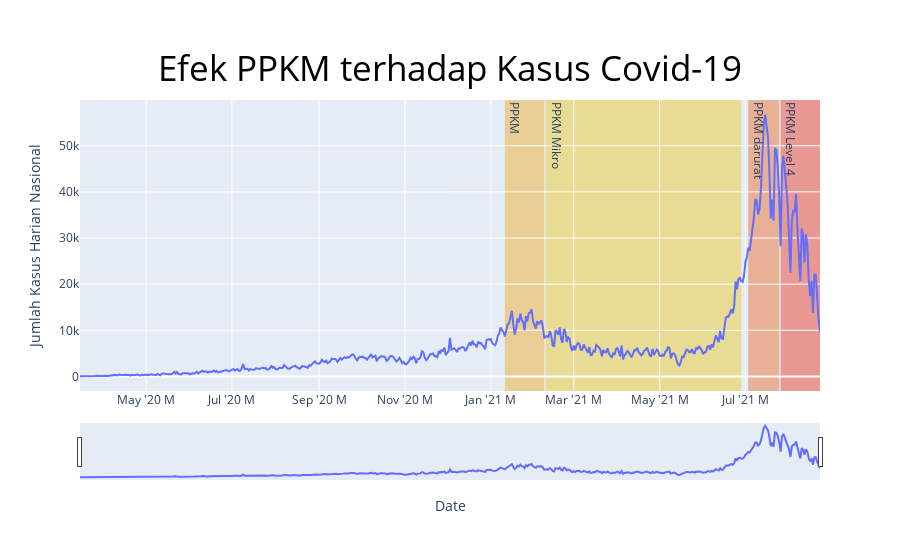

Notebook code cell kept with this figure:
### Code cell
# fig,ax=plt.subplots(figsize=(16,6))

fig = px.line(daily_cases,x= daily_cases.index ,y='Kasus_Aktif_Nasional',
             labels= {"Kasus_Aktif_Nasional" : "Jumlah Kasus Harian Nasional"},
              title="Efek PPKM terhadap Kasus Covid-19")
#               range_x=['2021-01-01','2021-08-23']
fig.update_layout(
    title_font_color="black",
    title_font_size=35,
    title={'y':0.9,
            'x':0.5})

fig.update_xaxes(
    rangeslider_visible=True,
    tickformatstops = [
        dict(dtickrange=[None, 1000], value="%H:%M:%S.%L ms"),
        dict(dtickrange=[1000, 60000], value="%H:%M:%S s"),
        dict(dtickrange=[60000, 3600000], value="%H:%M m"),
        dict(dtickrange=[3600000, 86400000], value="%H:%M h"),
        dict(dtickrange=[86400000, 604800000], value="%e. %b d"),
        dict(dtickrange=[604800000, "M1"], value="%e. %b w"),
        dict(dtickrange=["M1", "M12"], value="%b '%y M"),
        dict(dtickrange=["M12", None], value="%Y Y")
    ]
)

fig.add_vrect(
    x0="2021-01-11", x1="2021-02-08",
    fillcolor="#ebb134", opacity=0.5,
    layer="below", line_width=0,
    annotation_text="PPKM",
    annotation_position="top left",
    
),
fig.add_vrect(
    x0="2021-02-09", x1="2021-06-28",
    fillcolor="#ebcc34", opacity=0.5,
    layer="below", line_width=0,
    annotation_text="PPKM Mikro",
    annotation_position="top left"
),
fig.add_vrect(
    x0="2021-07-03", x1="2021-07-25",
    fillcolor="#eb7734", opacity=0.5,
    layer="below", line_width=0,
    annotation_text="PPKM darurat",
    annotation_position="top left"
),
fig.add_vrect(
    x0="2021-07-26", x1="2021-08-23",
    fillcolor="#eb4934", opacity=0.5,
    layer="below", line_width=0,
    annotation_text="PPKM Level 4",
    annotation_position="top left"
)

fig.update_annotations(textangle=90)

fig.show()

### Figure 1 — Plotly figure (JSON) as saved in the notebook; plotly's stock layout.template omitted (floating-point values rounded to 4 significant figures; data arrays with more than 128 entries replaced by an {"elided": "..."} marker saying what was removed)
{"data": [{"hovertemplate": "Date=%{x}<br>Jumlah Kasus Harian Nasional=%{y}<extra></extra>", "legendgroup": "", "line": {"color": "#636efa", "dash": "solid"}, "mode": "lines", "name": "", "orientation": "v", "showlegend": false, "type": "scatter", "x": {"elided": "527 str values"}, "xaxis": "x", "y": {"elided": "527 int values"}, "yaxis": "y"}], "layout": {"annotations": [{"showarrow": false, "text": "PPKM", "textangle": 90, "x": "2021-01-11", "xanchor": "left", "xref": "x", "y": 1, "yanchor": "top", "yref": "y domain"}, {"showarrow": false, "text": "PPKM Mikro", "textangle": 90, "x": "2021-02-09", "xanchor": "left", "xref": "x", "y": 1, "yanchor": "top", "yref": "y domain"}, {"showarrow": false, "text": "PPKM darurat", "textangle": 90, "x": "2021-07-03", "xanchor": "left", "xref": "x", "y": 1, "yanchor": "top", "yref": "y domain"}, {"showarrow": false, "text": "PPKM Level 4", "textangle": 90, "x": "2021-07-26", "xanchor": "left", "xref": "x", "y": 1, "yanchor": "top", "yref": "y domain"}], "legend": {"tracegroupgap": 0}, "shapes": [{"fillcolor": "#ebb134", "layer": "below", "line": {"width": 0}, "opacity": 0.5, "type": "rect", "x0": "2021-01-11", "x1": "2021-02-08", "xref": "x", "y0": 0, "y1": 1, "yref": "y domain"}, {"fillcolor": "#ebcc34", "layer": "below", "line": {"width": 0}, "opacity": 0.5, "type": "rect", "x0": "2021-02-09", "x1": "2021-06-28", "xref": "x", "y0": 0, "y1": 1, "yref": "y domain"}, {"fillcolor": "#eb7734", "layer": "below", "line": {"width": 0}, "opacity": 0.5, "type": "rect", "x0": "2021-07-03", "x1": "2021-07-25", "xref": "x", "y0": 0, "y1": 1, "yref": "y domain"}, {"fillcolor": "#eb4934", "layer": "below", "line": {"width": 0}, "opacity": 0.5, "type": "rect", "x0": "2021-07-26", "x1": "2021-08-23", "xref": "x", "y0": 0, "y1": 1, "yref": "y domain"}], "title": {"font": {"color": "black", "size": 35}, "text": "Efek PPKM terhadap Kasus Covid-19", "x": 0.5, "y": 0.9}, "xaxis": {"anchor": "y", "domain": [0, 1], "rangeslider": {"visible": true}, "tickformatstops": [{"dtickrange": [null, 1000], "value": "%H:%M:%S.%L ms"}, {"dtickrange": [1000, 60000], "value": "%H:%M:%S s"}, {"dtickrange": [60000, 3600000], "value": "%H:%M m"}, {"dtickrange": [3600000, 86400000], "value": "%H:%M h"}, {"dtickrange": [86400000, 604800000], "value": "%e. %b d"}, {"dtickrange": [604800000, "M1"], "value": "%e. %b w"}, {"dtickrange": ["M1", "M12"], "value": "%b '%y M"}, {"dtickrange": ["M12", null], "value": "%Y Y"}], "title": {"text": "Date"}}, "yaxis": {"anchor": "x", "domain": [0, 1], "title": {"text": "Jumlah Kasus Harian Nasional"}}}}
